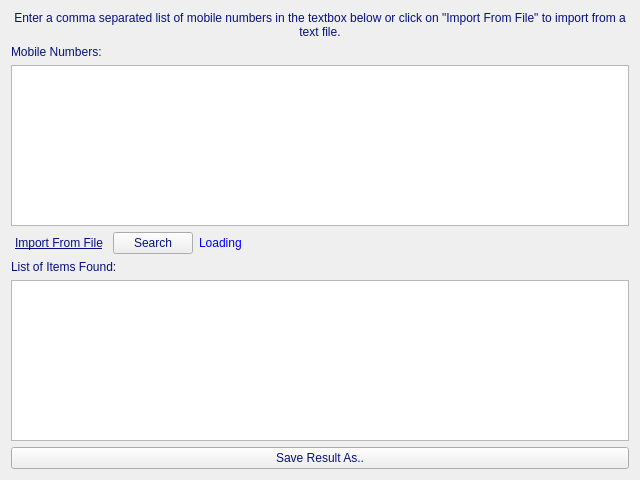
<?xml version="1.0" encoding="UTF-8"?>
<ui version="4.0">
 <class>DBSearch</class>
 <widget class="QWidget" name="DBSearch">
  <property name="geometry">
   <rect>
    <x>0</x>
    <y>0</y>
    <width>640</width>
    <height>480</height>
   </rect>
  </property>
  <property name="windowTitle">
   <string>Find Packet Names</string>
  </property>
  <layout class="QVBoxLayout" name="verticalLayout_3">
   <item>
    <widget class="QLabel" name="lblMessage">
     <property name="styleSheet">
      <string notr="true">color: rgb(5, 17, 127);
font: italic 10pt &quot;Segoe UI&quot;;</string>
     </property>
     <property name="text">
      <string>Enter a comma separated list of mobile numbers in the textbox below or click on &quot;Import From File&quot; to import from a text file.</string>
     </property>
     <property name="alignment">
      <set>Qt::AlignCenter</set>
     </property>
     <property name="wordWrap">
      <bool>true</bool>
     </property>
    </widget>
   </item>
   <item>
    <layout class="QVBoxLayout" name="verticalLayout">
     <item>
      <widget class="QLabel" name="lblMobileNos">
       <property name="styleSheet">
        <string notr="true">color: rgb(5, 17, 127);
font: 10pt &quot;Segoe UI&quot;;</string>
       </property>
       <property name="text">
        <string>Mobile Numbers:</string>
       </property>
      </widget>
     </item>
     <item>
      <widget class="QTextEdit" name="txtMobileNos"/>
     </item>
    </layout>
   </item>
   <item>
    <layout class="QHBoxLayout" name="horizontalLayout">
     <item>
      <widget class="QPushButton" name="btnGetFile">
       <property name="styleSheet">
        <string notr="true">color: rgb(5, 17, 127);
text-decoration: underline;
font: 10pt &quot;Segoe UI&quot;;</string>
       </property>
       <property name="text">
        <string>Import From File</string>
       </property>
       <property name="flat">
        <bool>true</bool>
       </property>
      </widget>
     </item>
     <item>
      <widget class="QPushButton" name="btnSearch">
       <property name="styleSheet">
        <string notr="true">color: rgb(5, 17, 127);
font: 10pt &quot;Segoe UI&quot;;</string>
       </property>
       <property name="text">
        <string>Search</string>
       </property>
       <property name="icon">
        <iconset resource="rsrc.qrc">
         <normaloff>:/img/find.png</normaloff>:/img/find.png</iconset>
       </property>
      </widget>
     </item>
     <item>
      <widget class="QLabel" name="lblStatus">
       <property name="styleSheet">
        <string notr="true">color: rgb(0, 0, 255);
font: italic 10pt &quot;Segoe UI&quot;;</string>
       </property>
       <property name="text">
        <string>Loading</string>
       </property>
       <property name="scaledContents">
        <bool>false</bool>
       </property>
      </widget>
     </item>
     <item>
      <spacer name="horizontalSpacer">
       <property name="orientation">
        <enum>Qt::Horizontal</enum>
       </property>
       <property name="sizeHint" stdset="0">
        <size>
         <width>40</width>
         <height>20</height>
        </size>
       </property>
      </spacer>
     </item>
    </layout>
   </item>
   <item>
    <layout class="QVBoxLayout" name="verticalLayout_2">
     <item>
      <widget class="QLabel" name="lblResult">
       <property name="styleSheet">
        <string notr="true">color: rgb(5, 17, 127);
font: 10pt &quot;Segoe UI&quot;;</string>
       </property>
       <property name="text">
        <string>List of Items Found:</string>
       </property>
      </widget>
     </item>
     <item>
      <widget class="QTextEdit" name="txtResult">
       <property name="readOnly">
        <bool>true</bool>
       </property>
      </widget>
     </item>
     <item>
      <widget class="QPushButton" name="btnSaveAs">
       <property name="styleSheet">
        <string notr="true">color: rgb(5, 17, 127);
font: 10pt &quot;Segoe UI&quot;;</string>
       </property>
       <property name="text">
        <string>Save Result As..</string>
       </property>
      </widget>
     </item>
    </layout>
   </item>
  </layout>
 </widget>
 <tabstops>
  <tabstop>txtMobileNos</tabstop>
  <tabstop>btnGetFile</tabstop>
  <tabstop>btnSearch</tabstop>
 </tabstops>
 <resources>
  <include location="rsrc.qrc"/>
 </resources>
 <connections/>
</ui>
